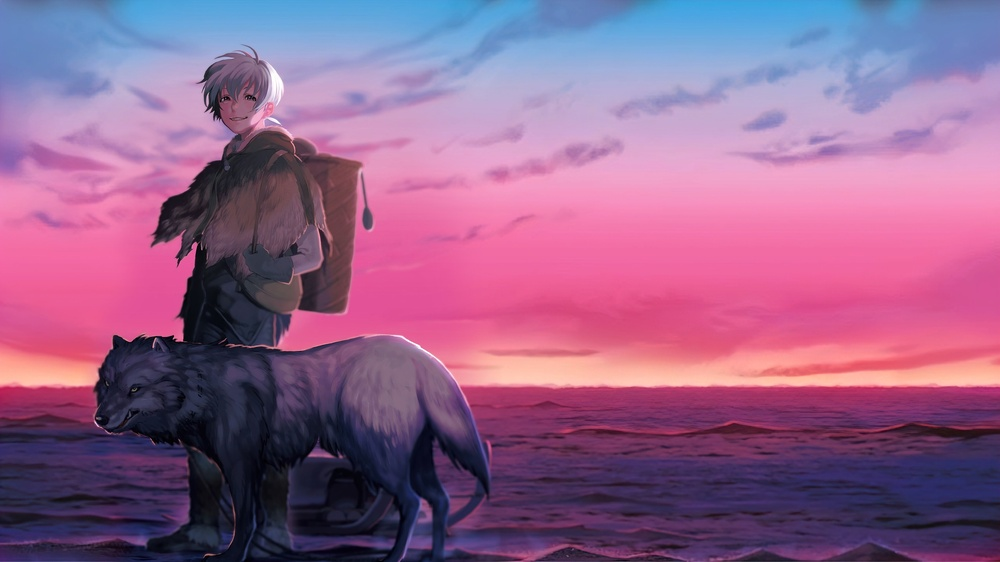
#> input picture Assets/KeyedVault/Originals/D172BC53059D_4k to your eternity.jpg, 1000 x 562 px, shrunk from 3840 x 2160 before the run
$ python watermark_engine.py 'KeyedVault/Originals/D172BC53059D_4k to your eternity.jpg' out.png KeyedVault/Originals/F8258F3FC93E_photo_5341315166207343057_y.jpg KeyedVault/Originals/F8258F3FC93E_photo_5341315166207343057_y.jpg
#> lines starting #> are read from the running program, lines starting #| are printed output that depends on the picture; after the words box and inside, x2 and y2 are one past the last pixel; in counts of white or black regions, pixels touching at a corner belong together
import sys
import os
import shutil
import subprocess
import traceback

# Попытка импортировать библиотеки для работы с изображениями
try:
    import cv2
    import numpy as np
except ImportError:
    print("FATAL: OpenCV or NumPy not installed. Run: pip install opencv-python numpy", file=sys.stderr)
    sys.exit(1)


class SecurityEngine:
    def __init__(self, original_path, protected_path, author_id, file_hash):
        self.original_path = original_path
        self.protected_path = protected_path
        self.author_id = author_id
        self.file_hash = file_hash

        # Общий текст подписи для всех форматов
        self.signature_text = f"PROPERTY OF {author_id} | HASH: {file_hash}"

    def secure_image(self):
        """ Стратегия 1: Твой крутой алгоритм Enterprise-сетки (OpenCV + NumPy) """
        try:
            if not os.path.exists(self.original_path):
                raise FileNotFoundError(
                    f"Input file not found in vault: {self.original_path}")

            img = cv2.imread(self.original_path)
#> img is the input picture: shape (562, 1000, 3); mean B, G, R 139.4, 98.9, 147.1
            if img is None:
                raise ValueError(
                    f"OpenCV could not decode the image at {self.original_path}. Is it corrupted?")

            h, w, channels = img.shape
#> h = 562; w = 1000; channels = 3

            # Create a blank transparent canvas (overlay)
            overlay = np.zeros((h, w, channels), dtype="uint8")

            # Brand Colors (OpenCV uses BGR format)
            color_burgundy = (56, 21, 111)
            color_gold = (119, 152, 197)

            # Draw the Enterprise Security Grid
            grid_spacing = int(max(h, w) * 0.05)
#> grid_spacing = 50
            for y in range(0, h, grid_spacing):
                cv2.line(overlay, (0, y), (w, y), color_burgundy, 2)
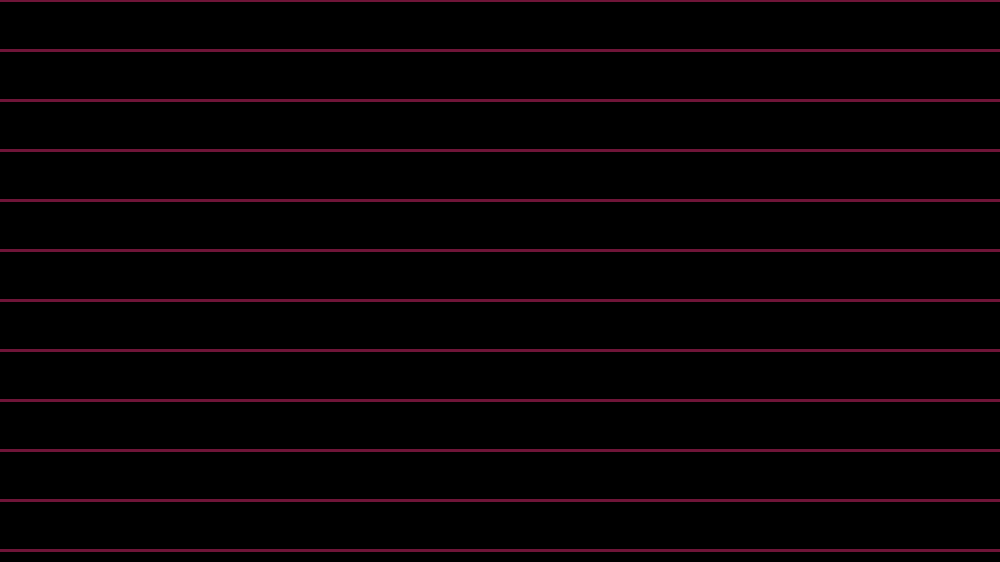
#> overlay: shape (562, 1000, 3); mean of channels 0, 1, 2 3.5, 1.3, 6.9; drawn as B, G, R
            for x in range(0, w, grid_spacing):
                cv2.line(overlay, (x, 0), (x, h), color_burgundy, 2)
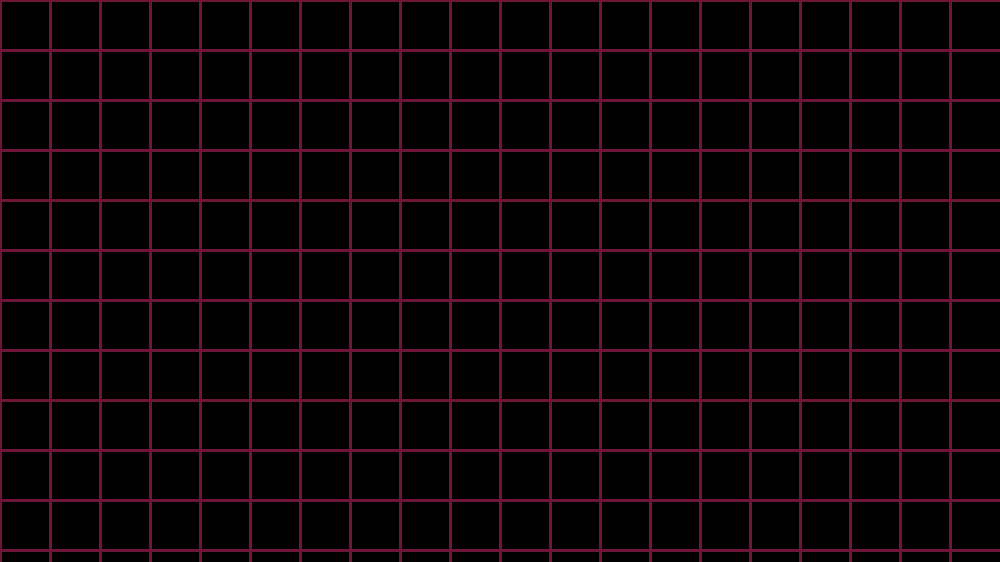
#> overlay: shape (562, 1000, 3); 5.53% of pixels changed, all inside (x1, y1, x2, y2) = (0, 2, 952, 562); drawn as B, G, R

            # Dynamic Typography Engine
            font = cv2.FONT_HERSHEY_DUPLEX
#> font = 2
            font_scale = max(0.6, w / 1500.0)
#> font_scale = 0.667
            thickness = max(1, int(font_scale * 2))
#> thickness = 1

            # Stamp the text in a repeating pattern across the grid
            for y in range(int(h * 0.1), h, int(h * 0.25)):
                for x in range(int(w * 0.05), w, int(w * 0.6)):
                    cv2.putText(overlay, self.signature_text, (x, y), font,
                                font_scale, color_gold, thickness, cv2.LINE_AA)
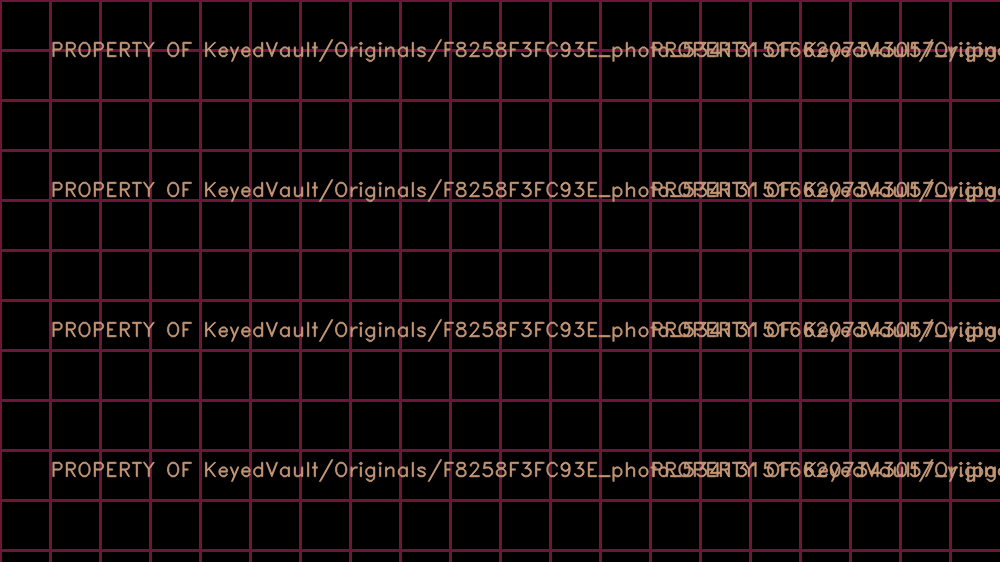
#> overlay: shape (562, 1000, 3); 6.72% of pixels changed, all inside (x1, y1, x2, y2) = (52, 38, 1000, 483); drawn as B, G, R

            # Alpha Blending
            protected_img = cv2.addWeighted(img, 1.0, overlay, 0.3, 0)
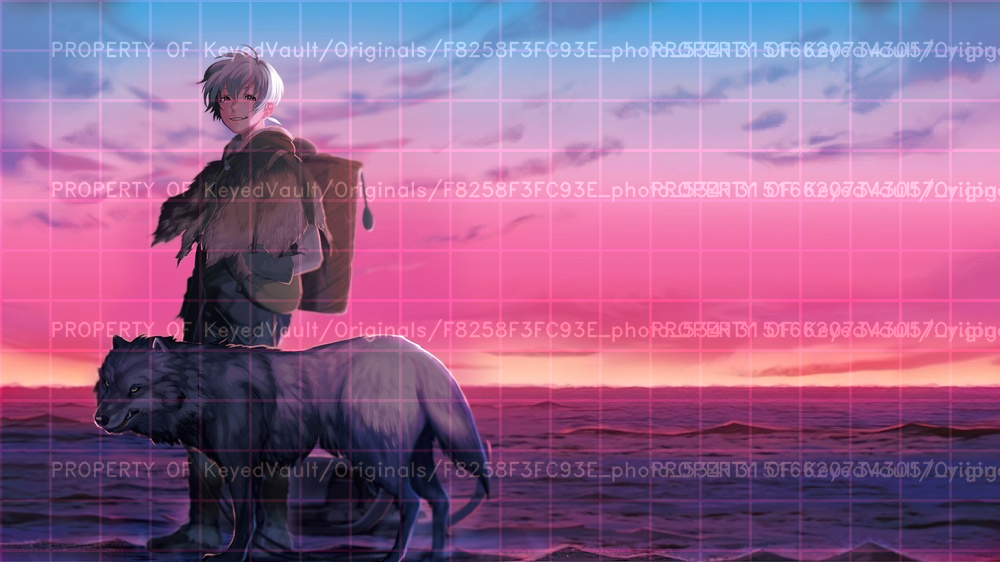
#> protected_img: shape (562, 1000, 3); mean B, G, R 142.7, 101.4, 152.2

            # Safe File Writing
            os.makedirs(os.path.dirname(self.protected_path), exist_ok=True)
            cv2.imwrite(self.protected_path, protected_img)

            print(
                f"SUCCESS: Image {self.file_hash} cryptographically hardened.")

        except Exception as e:
            raise Exception(f"Image Securing Failed: {str(e)}")

    def secure_video(self):
        """ Стратегия 2: Водяной знак для видео (FFmpeg) """
        try:
            # FFmpeg выжигает текст по центру видео
            command = [
                "ffmpeg", "-y", "-i", self.original_path,
                "-vf", f"drawtext=text='{self.signature_text}':fontcolor=white@0.5:fontsize=36:x=(w-text_w)/2:y=(h-text_h)/2:box=1:boxcolor=black@0.4",
                "-c:a", "copy",
                self.protected_path
            ]

            result = subprocess.run(
                command, stdout=subprocess.PIPE, stderr=subprocess.PIPE, text=True)

            if result.returncode != 0:
                raise Exception(
                    f"FFmpeg error. Is FFmpeg installed? Logs: {result.stderr}")

            print(
                f"SUCCESS: Video {self.file_hash} secured with burned-in watermark.")
        except Exception as e:
            raise Exception(f"Video Securing Failed: {str(e)}")

    def secure_binary(self):
        """ Стратегия 3: Стеганография для 3D, Чертежей, PDF (Скрытая подпись) """
        try:
            shutil.copy2(self.original_path, self.protected_path)

            with open(self.protected_path, "ab") as f:
                hidden_payload = f"\n\n--- KEYED VAULT SECURE SIGNATURE ---\nAUTHOR_ID={self.author_id}\nDNA_HASH={self.file_hash}\n--- END SIGNATURE ---\n"
                f.write(hidden_payload.encode('utf-8'))

            print(
                f"SUCCESS: Binary file {self.file_hash} secured with steganographic metadata.")
        except Exception as e:
            raise Exception(f"Binary Securing Failed: {str(e)}")

    def process(self):
        """ Маршрутизатор (Router): определяет тип файла и направляет его """
        ext = os.path.splitext(self.original_path)[1].lower()

        image_exts = ['.png', '.jpg', '.jpeg', '.bmp', '.webp']
        video_exts = ['.mp4', '.avi', '.mov', '.mkv', '.webm']

        try:
            if ext in image_exts:
                self.secure_image()
            elif ext in video_exts:
                self.secure_video()
            else:
                # Все остальные файлы (PDF, OBJ, DWG, ZIP и т.д.)
                self.secure_binary()

            sys.exit(0)  # Успешное завершение для Java
#> (the program exits here)
